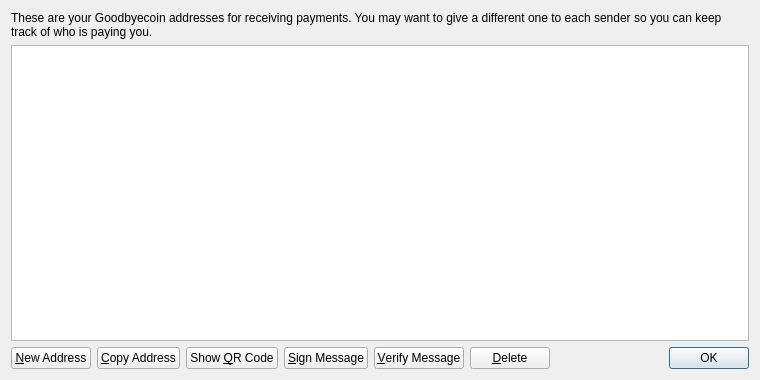
<?xml version="1.0" encoding="UTF-8"?>
<ui version="4.0">
 <class>AddressBookPage</class>
 <widget class="QWidget" name="AddressBookPage">
  <property name="geometry">
   <rect>
    <x>0</x>
    <y>0</y>
    <width>760</width>
    <height>380</height>
   </rect>
  </property>
  <property name="windowTitle">
   <string>Address Book</string>
  </property>
  <layout class="QVBoxLayout" name="verticalLayout">
   <item>
    <widget class="QLabel" name="labelExplanation">
     <property name="text">
      <string>These are your Goodbyecoin addresses for receiving payments. You may want to give a different one to each sender so you can keep track of who is paying you.</string>
     </property>
     <property name="textFormat">
      <enum>Qt::PlainText</enum>
     </property>
     <property name="wordWrap">
      <bool>true</bool>
     </property>
    </widget>
   </item>
   <item>
    <widget class="QTableView" name="tableView">
     <property name="contextMenuPolicy">
      <enum>Qt::CustomContextMenu</enum>
     </property>
     <property name="toolTip">
      <string>Double-click to edit address or label</string>
     </property>
     <property name="tabKeyNavigation">
      <bool>false</bool>
     </property>
     <property name="alternatingRowColors">
      <bool>true</bool>
     </property>
     <property name="selectionMode">
      <enum>QAbstractItemView::SingleSelection</enum>
     </property>
     <property name="selectionBehavior">
      <enum>QAbstractItemView::SelectRows</enum>
     </property>
     <property name="sortingEnabled">
      <bool>true</bool>
     </property>
     <attribute name="verticalHeaderVisible">
      <bool>false</bool>
     </attribute>
    </widget>
   </item>
   <item>
    <layout class="QHBoxLayout" name="horizontalLayout">
     <item>
      <widget class="QPushButton" name="newAddressButton">
       <property name="toolTip">
        <string>Create a new address</string>
       </property>
       <property name="text">
        <string>&amp;New Address</string>
       </property>
       <property name="icon">
        <iconset resource="../bitcoin.qrc">
         <normaloff>:/icons/add</normaloff>:/icons/add</iconset>
       </property>
      </widget>
     </item>
     <item>
      <widget class="QPushButton" name="copyToClipboard">
       <property name="toolTip">
        <string>Copy the currently selected address to the system clipboard</string>
       </property>
       <property name="text">
        <string>&amp;Copy Address</string>
       </property>
       <property name="icon">
        <iconset resource="../bitcoin.qrc">
         <normaloff>:/icons/editcopy</normaloff>:/icons/editcopy</iconset>
       </property>
      </widget>
     </item>
     <item>
      <widget class="QPushButton" name="showQRCode">
       <property name="text">
        <string>Show &amp;QR Code</string>
       </property>
       <property name="icon">
        <iconset resource="../bitcoin.qrc">
         <normaloff>:/icons/qrcode</normaloff>:/icons/qrcode</iconset>
       </property>
      </widget>
     </item>
     <item>
      <widget class="QPushButton" name="signMessage">
       <property name="toolTip">
        <string>Sign a message to prove you own a Bitcoin address</string>
       </property>
       <property name="text">
        <string>&amp;Sign Message</string>
       </property>
       <property name="icon">
        <iconset resource="../bitcoin.qrc">
         <normaloff>:/icons/edit</normaloff>:/icons/edit</iconset>
       </property>
      </widget>
     </item>
     <item>
      <widget class="QPushButton" name="verifyMessage">
       <property name="toolTip">
        <string>Verify a message to ensure it was signed with a specified Bitcoin address</string>
       </property>
       <property name="text">
        <string>&amp;Verify Message</string>
       </property>
       <property name="icon">
        <iconset resource="../bitcoin.qrc">
         <normaloff>:/icons/transaction_0</normaloff>:/icons/transaction_0</iconset>
       </property>
      </widget>
     </item>
     <item>
      <widget class="QPushButton" name="deleteButton">
       <property name="toolTip">
        <string>Delete the currently selected address from the list. Only sending addresses can be deleted.</string>
       </property>
       <property name="text">
        <string>&amp;Delete</string>
       </property>
       <property name="icon">
        <iconset resource="../bitcoin.qrc">
         <normaloff>:/icons/remove</normaloff>:/icons/remove</iconset>
       </property>
      </widget>
     </item>
     <item>
      <spacer name="horizontalSpacer">
       <property name="orientation">
        <enum>Qt::Horizontal</enum>
       </property>
       <property name="sizeHint" stdset="0">
        <size>
         <width>40</width>
         <height>20</height>
        </size>
       </property>
      </spacer>
     </item>
     <item>
      <widget class="QDialogButtonBox" name="buttonBox">
       <property name="sizePolicy">
        <sizepolicy hsizetype="Maximum" vsizetype="Fixed">
         <horstretch>0</horstretch>
         <verstretch>0</verstretch>
        </sizepolicy>
       </property>
       <property name="standardButtons">
        <set>QDialogButtonBox::Ok</set>
       </property>
      </widget>
     </item>
    </layout>
   </item>
  </layout>
 </widget>
 <resources>
  <include location="../bitcoin.qrc"/>
 </resources>
 <connections/>
</ui>
